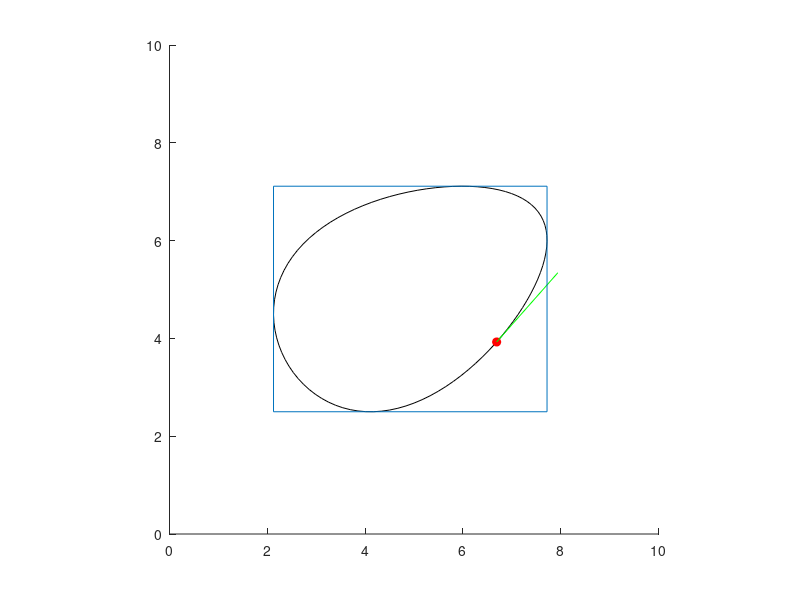

MATLAB code for this plot: (Note: this script raises an error after producing the figure.)
function eggxample01()
    figure(1);
    egg_params = struct();
    egg_params.a = 3; egg_params.b = 2; egg_params.c = .15;
    x0 = 5; y0 = 5; theta = pi/6;
    hold on; axis equal; axis square
    axis([0,10,0,10])
    %plot the origin of the egg frame
    %plot(x0,y0,'ro','markerfacecolor','r');
    %compute the perimeter of the egg
    [V_list, ~] = egg_func(linspace(0,1,100),x0,y0,theta,egg_params);
    %plot the perimeter of the egg
    plot(V_list(1,:),V_list(2,:),'k');
    %compute a single point along the egg (s=.8)
    %as well as the tangent vector at that point
    [V_single, G_single] = egg_func(.8,x0,y0,theta,egg_params);
    %plot this single point on the egg
    plot(V_single(1),V_single(2),'ro','markerfacecolor','r');
    %plot this tangent vector on the egg
    vector_scaling = .1;
    tan_vec_x = [V_single(1),V_single(1)+vector_scaling*G_single(1)];
    tan_vec_y = [V_single(2),V_single(2)+vector_scaling*G_single(2)];
    plot(tan_vec_x,tan_vec_y,'g')
    [xmin, xmax, ymin, ymax,~,~] = find_bounding_box(x0, y0, theta, egg_params);
    plot([xmin,xmax,xmax,xmin,xmin],[ymin,ymin,ymax,ymax,ymin])  

    [tg, tw] = collision_func(@egg_trajectory01, egg_params, 0.0, 30.0);
    %fprintf('t_ground = %.4f, t_wall = %.4f\n', tg, tw);

    mypath1 = 'C:\Users\jvidaurrazaga\OneDrive - Olin College of Engineering\Documents\GitHub\Applied-Math-Assignment-1-Team-12\';
    fname='egg_animation.avi';
    input_fname = [mypath1,fname];
    writerObj = VideoWriter(input_fname);
    open(writerObj);
    fig1 = figure(2);
    %set up the plotting axis
    hold on; axis equal; axis square
    axis([0,30,0,30])
    %initialize the plot of the square
    egg_plot = plot(0,0,'k');
    xline(30,"LineWidth",2)
    yline(0,"LineWidth",2)
   
    if tg<tw
        t_final=tg;
    else
        t_final=tw;
    end

    for t=0:.001:t_final
        %compute the position of the square's center (travelling along ellipse)
        [position_x, position_y,new_theta]=egg_trajectory01(t);
        [V_list, ~] = egg_func(linspace(0,1,100),position_x,position_y,new_theta,egg_params);
        %update the coordinates of the egg plot
        set(egg_plot,'xdata',V_list(1,:),'ydata',V_list(2,:));
        %update the actual plotting window
        drawnow;
        %capture a frame (what is currently plotted)
        current_frame = getframe(fig1);
        %write the frame to the video
        writeVideo(writerObj,current_frame);
    end
    [~, x_max_final,~,y_max_final,x_max_y_final, y_min_x_final]=find_bounding_box(position_x,position_y,new_theta,egg_params);

    if t_final==tw
        plot(x_max_final,x_max_y_final,'ro','markerfacecolor','r')
    else
        plot(y_min_x_final,y_max_final,'ro','markerfacecolor','r')
    end
    drawnow;
    %capture a frame (what is currently plotted)
    current_frame = getframe(fig1);
    %write the frame to the video
    for n = 1:10
        writeVideo(writerObj,current_frame);
    end
    close(writerObj);
end


function [xmin, xmax, ymin, ymax, xmax_y, ymin_x] = find_bounding_box(x0, y0, theta, egg_params)
    egg_wrapper_func2_x= @(s_in)egg_wrapper_func1_x(s_in, x0, y0, theta, egg_params);
    egg_wrapper_func2_y= @(s_in)egg_wrapper_func1_y(s_in, x0, y0, theta, egg_params);
    s_guess_list = 0:0.2:1;
    dxtol=1e-14; ytol=1e-14; max_iter=200; dfdxmin = 1e-8;
    x_list=[];
    xy_list=[];
    y_list=[];
    yx_list=[];
    for s_guess = s_guess_list
        s_rootx=fzero(egg_wrapper_func2_x, s_guess);
        [V,~]=egg_func(s_rootx, x0, y0, theta, egg_params);
        x_list(end+1)=V(1);
        xy_list(end+1)=V(2);
        s_rooty=fzero(egg_wrapper_func2_y, s_guess);
        [V,~]=egg_func(s_rooty, x0, y0, theta, egg_params);
        y_list(end+1)=V(2);
        yx_list(end+1)=V(1);
    end

    xmin=100;
    xmax=0;
    ymin=100;
    ymax=0;
    for i = 1:length(x_list)
        if x_list(i)<xmin
            xmin=x_list(i);
        end
        if x_list(i)>xmax
            xmax=x_list(i);
            xmax_y=xy_list(i);
        end
    end
    for i = 1:length(y_list)
        if y_list(i)<ymin
            ymin=y_list(i);
            ymin_x=yx_list(i);
        end
        if y_list(i)>ymax
            ymax=y_list(i);
        end
    end
end

function Gx = egg_wrapper_func1_x(s, x0, y0, theta, egg_params)
    [~, G] = egg_func(s, x0, y0, theta, egg_params);
    Gx=G(1);
end
function Gy = egg_wrapper_func1_y(s, x0, y0, theta, egg_params)
    [~, G] = egg_func(s, x0, y0, theta, egg_params);
    Gy=G(2);
end

function [x0,y0,theta] = egg_trajectory01(t)
x0 = 7*t + 8;
y0 = -6*t.^2 + 20*t + 6;
theta = 5*t;
end

function [t_ground,t_wall] = collision_func(traj_fun, egg_params, y_ground, x_wall)
    g_ground = @(t) ymin_at_t(t) - y_ground;  
    g_wall   = @(t) xmax_at_t(t) - x_wall;    

    t_ground = time_finder(g_ground, 0);
    t_wall   = time_finder(g_wall,   0);

    function val = ymin_at_t(t)
        [x0,y0,theta] = traj_fun(t);
        [~, ~, ymin, ~] = find_bounding_box(x0, y0, theta, egg_params);
        val = ymin;
    end
    function val = xmax_at_t(t)
        [x0,y0,theta] = traj_fun(t);
        [~, xmax, ~, ~] = find_bounding_box(x0, y0, theta, egg_params);
        val = xmax;
    end

    function t_hit = time_finder(g, t0)
        tL = t0; gL = g(t0);
        dt = 0.1;   
        tR = tL + dt; gR = g(tR);     
        while sign(gL)*sign(gR) > 0
            tL = tR; gL = gR;
            dt = dt*2;
            tR = tR + dt;
            gR = g(tR);
        end
        t_hit = fzero(g, [tL tR]);
    end
end



function [V, G] = egg_func(s,x0,y0,theta,egg_params)
    a=egg_params.a; b=egg_params.b; c=egg_params.c;
    x = a*cos(2*pi*s); f = exp(-c*x/2); y = b*sin(2*pi*s).*f;
    dx = -2*pi*a*sin(2*pi*s); df = (-c/2)*f.*dx; dy = 2*pi*b*cos(2*pi*s).*f + b*sin(2*pi*s).*df;
    R = [cos(theta),-sin(theta);sin(theta),cos(theta)];
    V = R*[x;y]+[x0*ones(1,length(theta));y0*ones(1,length(theta))];
    G = R*[dx;dy];
end
